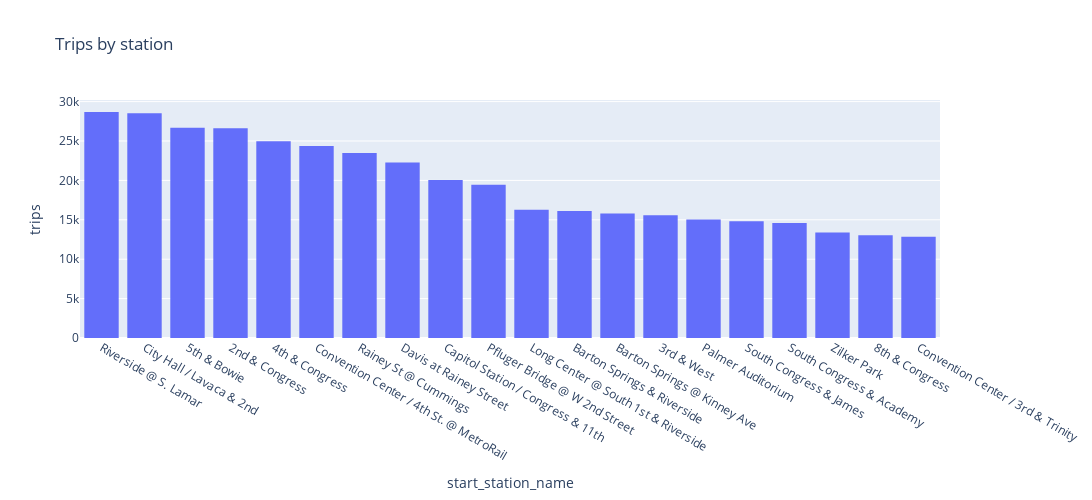

Notebook cell for this chart:
### Code cell
get_histogram(df_st_trips, x="start_station_name", y = "trips", title="Trips by station", x_title="start_station_name", y_title="trips")

### Figure 1 — Plotly figure (JSON) as saved in the notebook; plotly's stock layout.template omitted (floating-point values rounded to 4 significant figures)
{"data": [{"alignmentgroup": "True", "bingroup": "x", "histfunc": "sum", "hovertemplate": "start_station_name=%{x}<br>sum of trips=%{y}<extra></extra>", "legendgroup": "", "marker": {"color": "#636efa", "pattern": {"shape": ""}}, "name": "", "nbinsx": 20, "offsetgroup": "", "orientation": "v", "showlegend": false, "type": "histogram", "x": ["Riverside @ S. Lamar", "City Hall / Lavaca & 2nd", "5th & Bowie", "2nd & Congress", "4th & Congress", "Convention Center / 4th St. @ MetroRail", "Rainey St @ Cummings", "Davis at Rainey Street", "Capitol Station / Congress & 11th", "Pfluger Bridge @ W 2nd Street", "Long Center @ South 1st & Riverside", "Barton Springs & Riverside", "Barton Springs @ Kinney Ave", "3rd & West", "Palmer Auditorium", "South Congress & James", "South Congress & Academy", "Zilker Park", "8th & Congress", "Convention Center / 3rd & Trinity"], "xaxis": "x", "y": [28695, 28535, 26669, 26612, 24972, 24357, 23468, 22273, 20056, 19434, 16285, 16130, 15816, 15576, 15044, 14802, 14607, 13390, 13034, 12848], "yaxis": "y"}], "layout": {"autosize": false, "barmode": "relative", "height": 500, "legend": {"tracegroupgap": 0}, "title": {"text": "Trips by station"}, "width": 1200, "xaxis": {"anchor": "y", "autorange": true, "domain": [0, 1], "range": [-0.5, 19.5], "title": {"text": "start_station_name"}, "type": "category"}, "yaxis": {"anchor": "x", "autorange": true, "domain": [0, 1], "range": [0, 30210.0], "title": {"text": "trips"}, "type": "linear"}}}
